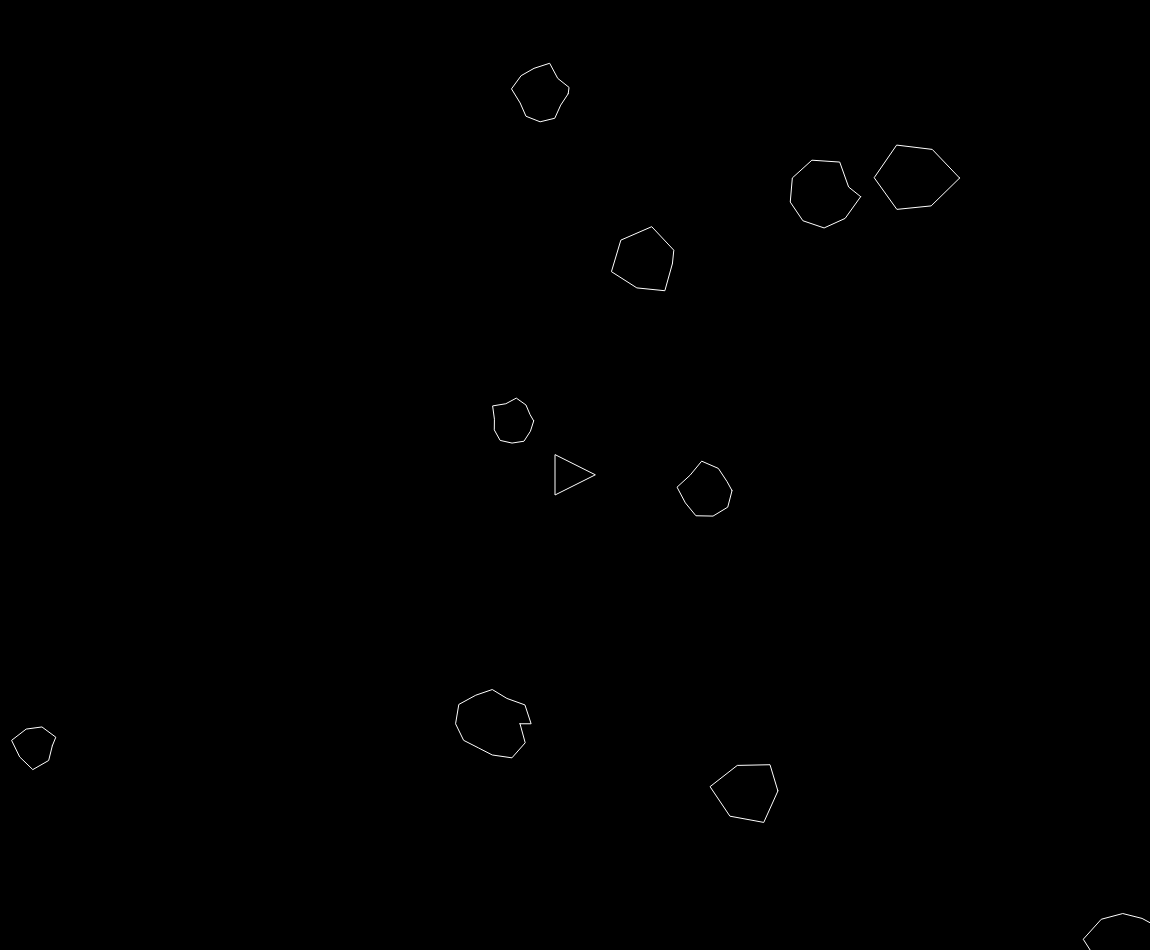
Frame 1 (no input)
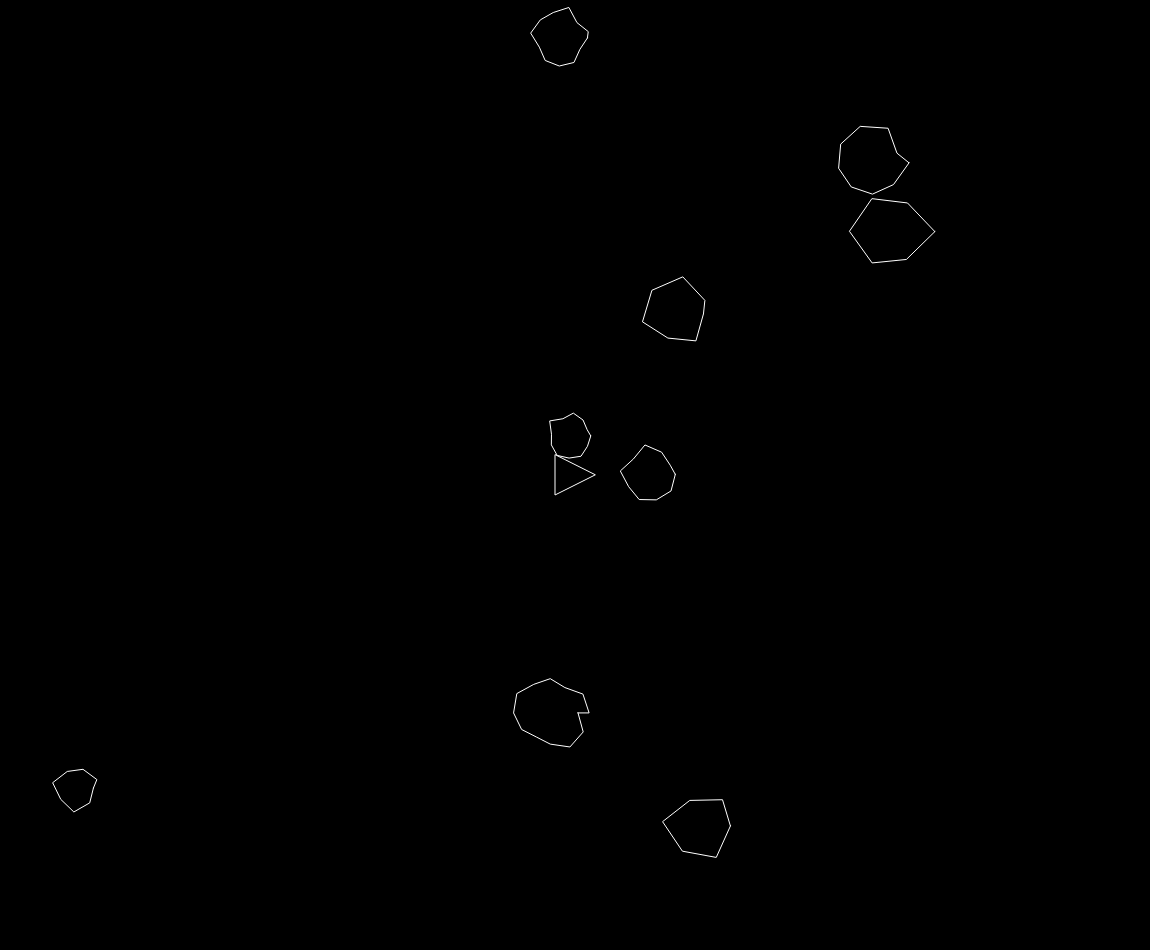
Frame 60 (no input)
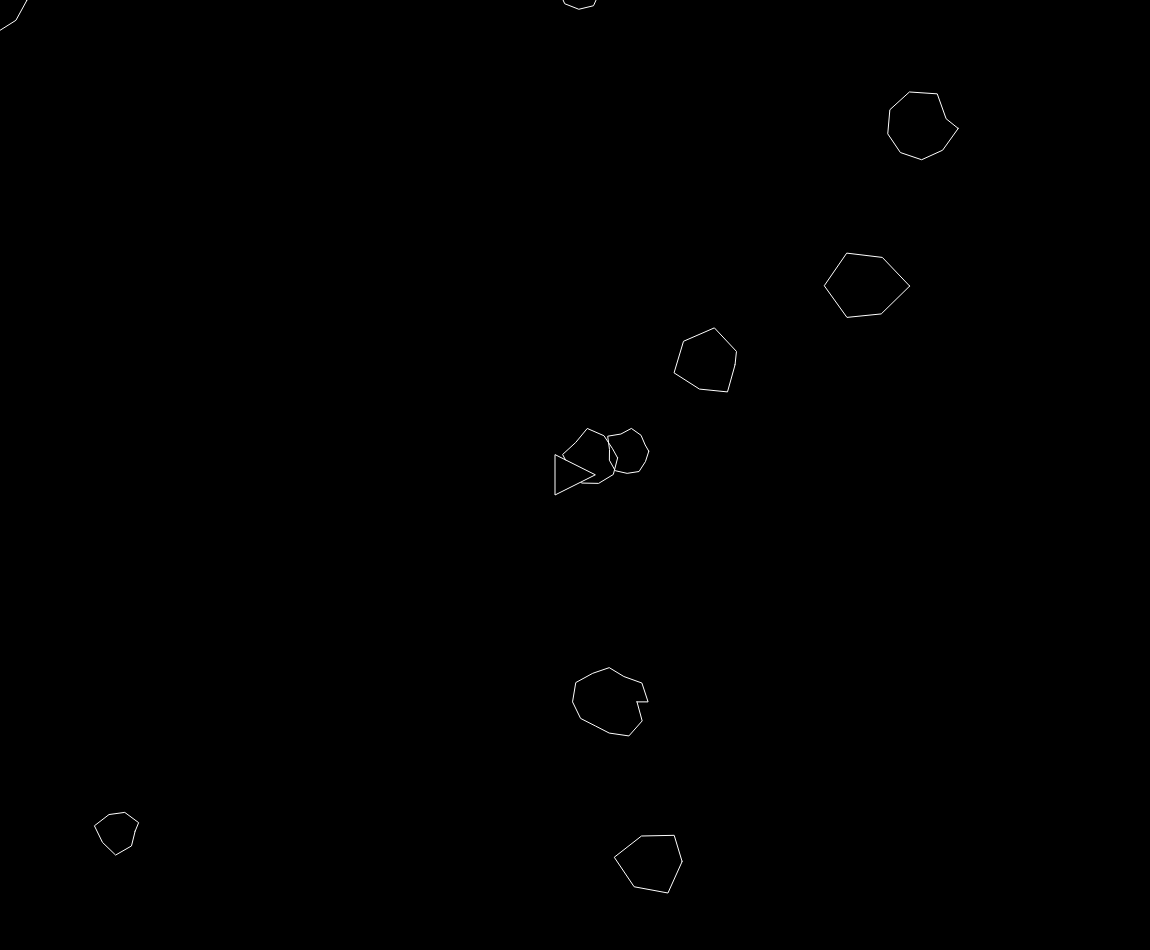
Frame 120 (the mouse pressed at the canvas centre since frame 60)

The p5.js sketch that drew these frames (run headless with seeded random() and noise() and a simulated clock; from frame 60 on, the mouse is pressed at the canvas centre):

// p5.js sketch
// ── sketch.js
var ship;
var asteroids = [];
var lasers = [];
var score = 0;

function setup() {
  createCanvas(windowWidth-50, windowHeight-50);
  ship = new Ship();
  for (var i = 0; i < 10; i++) {
    asteroids.push(new Asteroid());
  }
}

function draw() {
  background(0);

  for (asteroid of asteroids) {
    asteroid.render();
    asteroid.update();
    if (ship.hits(asteroid)) {
      console.log("HIT");
    }
  }

  for (laser of lasers) {
    laser.render();
    laser.update();
  }

  var newAsteroids = [];
  for (laser of lasers) {
    for (asteroid of asteroids) {
      if (!laser.toRemove && laser.hits(asteroid)) {
        score += 1;
        laser.toRemove = true;
        asteroid.toRemove = true;
        if (asteroid.r > 10) {
          var newA = asteroid.breakup()
          newAsteroids.push(newA[0]);
          newAsteroids.push(newA[1]);
        }
      }
    }
  }

  ship.render();
  ship.update();

  var newLasers = [];
  for (laser of lasers) {
    if (!laser.toRemove) {
      newLasers.push(laser);
    }
  }

  for (asteroid of asteroids) {
    if (!asteroid.toRemove) {
      newAsteroids.push(asteroid);
    }
  }

  lasers = newLasers;
  asteroids = newAsteroids;
}

function keyPressed() {
  if (key == ' ') {
    lasers.push(new Laser(ship));
  } else if (keyCode == RIGHT_ARROW) {
    ship.setRotation(0.1);
  } else if (keyCode == LEFT_ARROW) {
    ship.setRotation(-0.1);
  } else if (keyCode == UP_ARROW) {
    ship.boosting(true);
  } else if (keyCode == DOWN_ARROW) {

  }
}

function keyReleased() {
  ship.setRotation(0);
  ship.boosting(false);
}

// ── asteroid.js
function Asteroid(pos, r) {
  if (pos) {
    this.pos = pos.copy();
  } else {
    this.pos = createVector(random(width), random(height));
  }
  this.vel = p5.Vector.random2D();
  if (r) {
    this.r = r*0.5;
  } else {
    this.r = random(20, 40);
  }
  this.toRemove = false;
  this.total = random(5, 15);
  this.coordinates = [];
  for (var i = 0; i < this.total; i++) {
      var angle = map(i, 0, this.total, 0, TWO_PI);
      var scale = random(0.8, 1.2);
      var x = (this.r*scale) * cos(angle);
      var y = (this.r*scale) * sin(angle);
      this.coordinates.push([x, y]);
  }

  this.update = function() {
    this.pos.add(this.vel);
    this.edges();
  }

  this.breakup = function() {
    var newAsteroids = [];
    newAsteroids.push(new Asteroid(this.pos, this.r));
    newAsteroids.push(new Asteroid(this.pos, this.r));
    return newAsteroids;

  }

  this.render = function() {
    push();
    noFill();
    stroke(255);
    translate(this.pos.x, this.pos.y);
    beginShape();
    for (var i = 0; i < this.total; i++) {
      vertex(this.coordinates[i][0], this.coordinates[i][1]);
    }
    endShape(CLOSE);
    pop();
  }

  this.edges = function() {
    if (this.pos.x > width + this.r) {
      this.pos.x = -this.r;
    } else if (this.pos.x < -this.r) {
      this.pos.x = width + this.r
    }

    if (this.pos.y > height + this.r) {
      this.pos.y = -this.r;
    } else if (this.pos.y < -this.r) {
      this.pos.y = height + this.r
    }
  }
}
// ── laser.js
function Laser(ship) {
  this.pos = createVector(ship.pos.x, ship.pos.y);
  this.vel = p5.Vector.fromAngle(ship.heading);
  this.vel.mult(5);
  this.toRemove = false;

  this.update = function() {
    this.pos.add(this.vel);
  }

  this.render = function() {
    push();
    stroke(255);
    strokeWeight(4);
    point(this.pos.x, this.pos.y);
    pop();
  }

  this.hits = function(asteroid) {
    var d = dist(this.pos.x, this.pos.y, asteroid.pos.x, asteroid.pos.y);
    return d < asteroid.r;
  }

  this.offscreen = function() {
    if (this.pos.x < 0 || this.pos.x > width || this.pos.y < 0 || this.pos.y > height) {
      this.toRemove = true;
    }
  }
}
// ── ship.js
function Ship() {
  this.pos = createVector(width/2, height/2);
  this.vel = createVector(0, 0);
  this.acc = createVector(0, 0);
  this.r = 20;
  this.heading = 0;
  this.rotation = 0;
  this.isBoosting = false;

  this.update = function() {
    this.turn();
    if (this.isBoosting) {
      this.boost();
    }
    this.pos.add(this.vel);
    this.vel.mult(0.99);
    this.edges();
  }

  this.boosting = function(bool) {
    this.isBoosting = bool;
  }

  this.boost = function() {
    var force = p5.Vector.fromAngle(this.heading);
    force.mult(0.1);
    this.vel.add(force);
  }

  this.hits = function(asteroid) {
    d = dist(this.pos.x, this.pos.y, asteroid.pos.x, asteroid.pos.y);
    return d < this.r + asteroid.r;
  }

  this.render = function() {
    var r = this.r;
    push();
    translate(this.pos.x, this.pos.y);
    rotate(this.heading + PI/2);
    fill(0);
    stroke(255);
    triangle(-r, r, r, r, 0, -r);
    pop();
  }

  this.turn = function(angle) {
    this.heading += this.rotation;
  }

  this.setRotation = function(a) {
    this.rotation = a;
  }

  this.edges = function() {
    if (this.pos.x > width + this.r) {
      this.pos.x = -this.r;
    } else if (this.pos.x < -this.r) {
      this.pos.x = width + this.r
    }

    if (this.pos.y > height + this.r) {
      this.pos.y = -this.r;
    } else if (this.pos.y < -this.r) {
      this.pos.y = height + this.r
    }
  }
}
